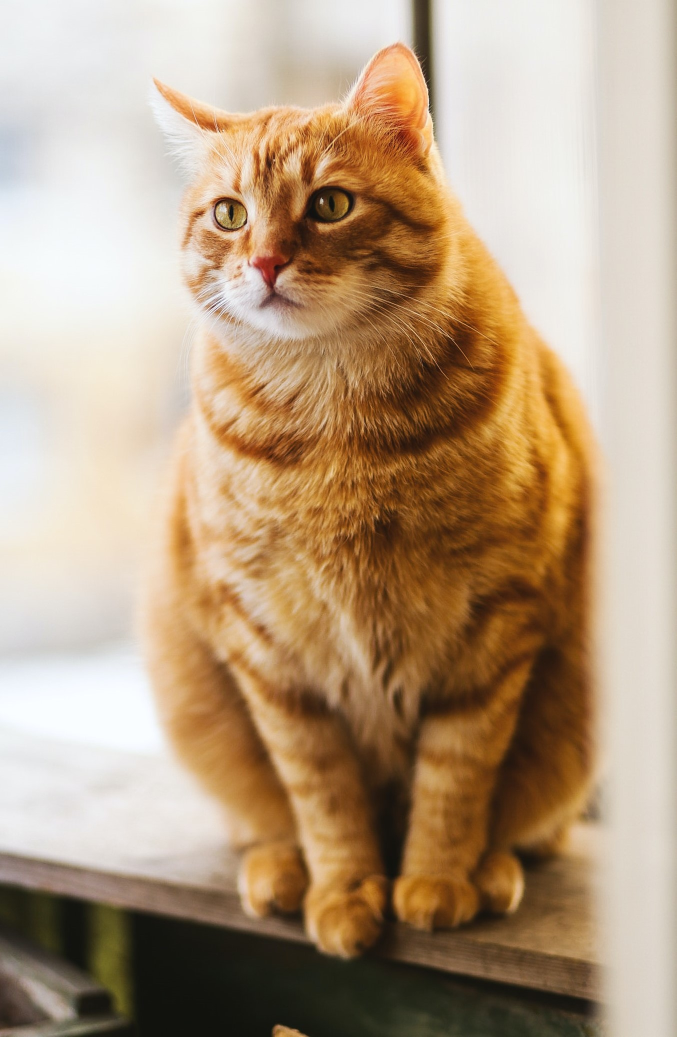
#> input picture Picture/cat-1.jpg, 1353 x 2074 px, found by its file name (shown at 1/2 size)
$ jupyter execute --allow-errors first_parallel.ipynb
#> lines starting #> are read from the running program, lines starting #| are printed output that depends on the picture
[cell 1]
from numba import cuda

import numpy as np

import matplotlib.image as mpimg
import matplotlib.pyplot as plt

from PIL import Image
import cv2
import math
import operator
print(cuda.gpus)

[cell 2]
cell_size = (8, 8)
img = Image.open('./Picture/cat-1.jpg')
#> img is the input picture: PIL image 1353x2074 RGB; mean R, G, B 180.7, 156, 128.9
width = img.size[0] // cell_size[0] * cell_size[0]
#> width = 1352
height  =  img.size[1] // cell_size[1] * cell_size[1]
#> height = 2072

img = img.resize((width, height), Image.LANCZOS)
#> img: PIL image 1352x2072 RGB
pixel = np.array(img)
plt.imshow(pixel)
plt.show()

[cell 3]
# [0] là theo trục y, [1] là theo trục x

block_hog_size = (2, 2)
hist_size = 9

n_cell = (height//cell_size[0], width//cell_size[1])
#> n_cell = (259, 169)
n_block = (n_cell[0] - block_hog_size[0] + 1, n_cell[1] - block_hog_size[1] + 1)
#> n_block = (258, 168)
sbin = 40

block_size = (32, 32)
grid_size = (math.ceil(height/block_hog_size[0]), math.ceil(width/block_hog_size[1]))
#> grid_size = (1036, 676)

[cell 4]
height, width, channel = pixel.shape
#> channel = 3
print("Height: {0}\nWidth: {1}\nChannel: {2}".format(height,width,channel))
#| Height: 2072
#| Width: 1352
#| Channel: 3

# Gray scale

[cell 5]
def gray_host(input, channel):
    if channel==1:
        return
    return 0.299*input[:,:,0]+0.587*input[:,:,1]+0.114*input[:,:,2]

[cell 6]
# [7 lines left out: function gray_kernel, not called in this run]

[cell 7]
# Memory Allocation
gray_dev   = np.empty([height, width],dtype = float)
#> (the rest of this cell did not finish here and is left out)

[cell 8]
new_grid = (math.ceil(height/block_size[0]), math.ceil(width/block_size[1]))
#> new_grid = (65, 43)
#> (the rest of this cell did not finish here and is left out)

Kiểm tra kết quả:

[cell 9]
gray = gray_host(pixel, channel)
#> in gray_host, `return 0.299*input[:,:,0]+0.587*input[:,:,1]+0.114*input[:,:,2]`:
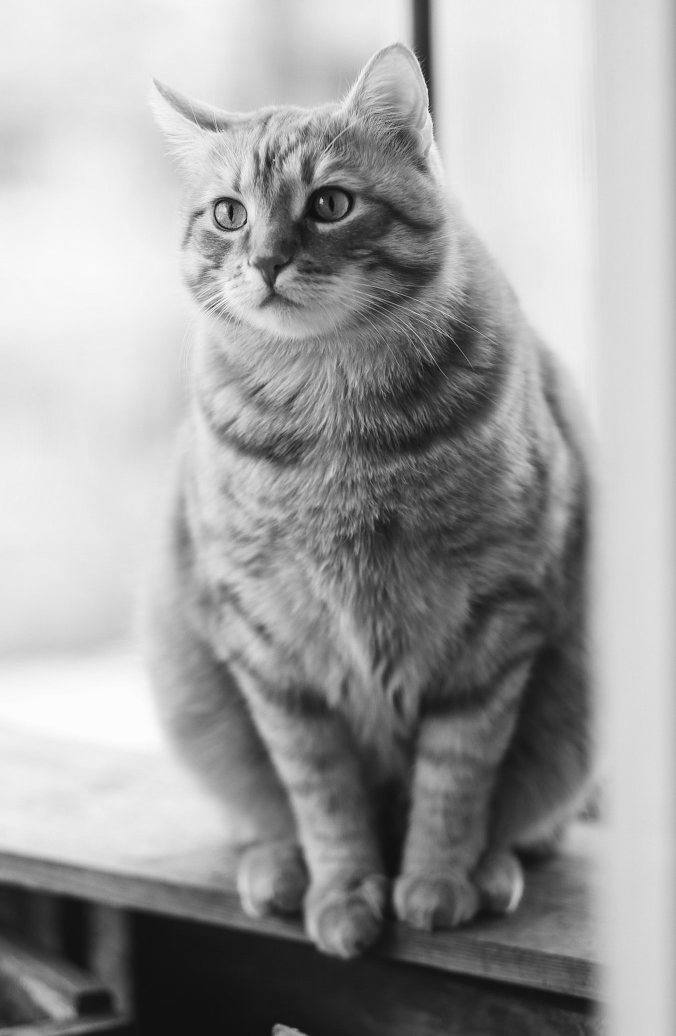
#> returned value: shape (2072, 1352) float64 (shown at 1/2 size); min 11.46, max 255, mean 160.3
np.sum(np.abs(gray - gray_dev))
#> Out = 449063565.6

# Convolution

[cell 10]
sobel_x = np.array([-1,0,1])
sobel_y = np.array([[-1],
                    [0],
                    [1]])

[cell 11]
def calc_gradient(input, width, height):
  output_x = np.zeros((height,width))
  output_y = np.zeros((height,width))

  for r in range(height):
    for c in range(width):
      for i in range(-1,2):
        pixel_r = r + i
        pixel_r = min(max(0, pixel_r), height - 1)
        output_y[r,c] += input[pixel_r,c] * i

        pixel_c = c + i
        pixel_c = min(max(0, pixel_c), width - 1)
        output_x[r,c] += input[r,pixel_c] * i

  return output_x, output_y

[cell 12]
# [13 lines left out: function calc_gradient_kernel, not called in this run]

[cell 13]
gradient_x_dev = np.zeros((height, width))
gradient_y_dev = np.zeros((height, width))

#> (the rest of this cell did not finish here and is left out)

#> (a cell that did not finish here is left out)

Kiểm tra kết quả

[cell 15]
gradient_x, gradient_y = calc_gradient(gray_dev, width, height)
#> after the loop in calc_gradient, `for r in range(height):`: output_x: shape (2072, 1352) float64; every value is 0
np.sum(np.abs(gradient_x - gradient_x_dev))
np.sum(np.abs(gradient_y - gradient_y_dev))
#> Out = 0

# Tìm magnitude và direction

[cell 16]
magnitude = np.sqrt(np.square(gradient_x_dev)+np.square(gradient_y_dev))

[cell 17]
direction = np.mod(np.add(360, np.rad2deg(np.arctan2(np.array(gradient_y_dev), np.array(gradient_x_dev)))), 360)

[cell 18]
plt.figure(figsize=(20, 10))
plt.subplot(1, 4, 1)
plt.title('gradient of x')
plt.imshow(gradient_x)

plt.subplot(1, 4, 2)
plt.title('gradient of y')
plt.imshow(gradient_y)

plt.subplot(1, 4, 3)
plt.title('Magnitute of gradient')
plt.imshow(magnitude)

plt.subplot(1, 4, 4)
plt.title('Direction of gradient')
plt.imshow(direction)
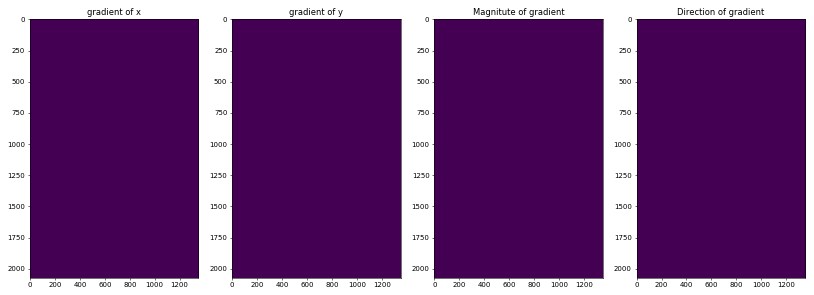
#> figure drawn by matplotlib, 4 panels

# Tính histogram

[cell 19]
def cell_hist(direction, magnitude, idx, idy, width, height, cell_size, sbin):
    output = np.zeros(9) # output = [0,0,0,0,0,0,0,0,0]

    # duyệt qua kích thước cell theo chiều cao
    for r in range(cell_size[0]):
      # duyệt qua kích thước cell theo chiều rộng
        for c in range(cell_size[1]):
          # cột và dòng hiện tại trong ảnh
            cur_r = idy*cell_size[0] + r
            cur_c = idx*cell_size[1] + c
            # kiểm tra
            if cur_r>=height or cur_c >= width:
                break

            # chia lấy phần nguyên và phần dư
            quotient = int(direction[cur_r][cur_c]//sbin)
            remainder = direction[cur_r][cur_c] % sbin

            if remainder==0:
                output[quotient] += magnitude[cur_r][cur_c]
            else:
                first_bin = quotient

                second_bin = first_bin+1

                output[first_bin] += magnitude[cur_r][cur_c]*\
                    ((second_bin*sbin - direction[cur_r][cur_c])/(second_bin*sbin - first_bin*sbin))

                second_bin_idx = second_bin
                if second_bin > 8:
                    second_bin_idx = 0
                output[second_bin_idx] += magnitude[cur_r][cur_c]*\
                    ((direction[cur_r][cur_c] - first_bin*sbin)/(second_bin*sbin - first_bin*sbin))
    return output

[cell 20]
def hist_host(direction, magnitude, width, height, cell_size, sbin):
    hist = []
    for y in range(0,n_cell[0]):
        row = []
        for x in range(0,n_cell[1]):
            output = cell_hist(direction,magnitude,x,y,width,height,cell_size,sbin)
            row.append(output)
        hist.append(row)
    return np.array(hist)

[cell 21]
# [29 lines left out: function hist_kernel, not called in this run]

[cell 22]
# Memory Allocation
hist_dev    = np.empty([n_cell[0], n_cell[1], 9],dtype = np.float64)
#> (the rest of this cell did not finish here and is left out)

#> (a cell that did not finish here is left out)

#> (a cell that did not finish here is left out)

Kiểm tra kết quả

[cell 25]
hist = hist_host(direction, magnitude, width, height, cell_size, sbin)
np.sum(np.abs(hist-hist_dev))
#> Out = nan

# Chuẩn hóa

[cell 26]
final_size = n_block[0] * n_block[1] * block_hog_size[0] * block_hog_size[1] * hist_size

#### 1. Tính chuẩn L2 của mỗi block

[cell 27]
l2 = np.empty(n_block)
for i in range(n_block[0]):
  for j in range(n_block[1]):
    l2[i][j] = math.sqrt(np.sum(np.square(hist[i:i+2, j:j+2])))
#> l2: shape (258, 168) float64; every value is 0

#### Chuẩn hóa

#> (a cell that did not finish here is left out)

[cell 29]
normed_dev = np.empty((n_block[0], n_block[1], block_hog_size[0], block_hog_size[1], hist_size))

#> (the rest of this cell did not finish here and is left out)

#> (a cell that did not finish here is left out)

[cell 31]
normed_dev = normed_dev.reshape(final_size)

Kiểm tra kết quả

[cell 32]
normed_host = np.zeros((n_block[0], n_block[1], block_hog_size[0], block_hog_size[1], hist_size))
for y in range(n_block[0]):
    for x in range(n_block[1]):
        out = hist_dev[y: y + block_hog_size[0], x: x + block_hog_size[1]] / (l2[y][x] + 1)
        normed_host[y][x] = out

[cell 33]
np.sum(np.abs(normed_dev - normed_host.reshape(final_size)))
#> Out = nan

# So sánh với thư viện

[cell 34]
from skimage import feature
H = feature.hog(pixel, orientations=9, pixels_per_cell=(8, 8), \
                cells_per_block=(2, 2), transform_sqrt=True, block_norm="L2",channel_axis=-1)
print('Kích thước hog features: ', H.shape)
#| Kích thước hog features:  (1560384,)

[cell 35]
np.sum(np.abs(normed_dev - H))
#> Out = nan
